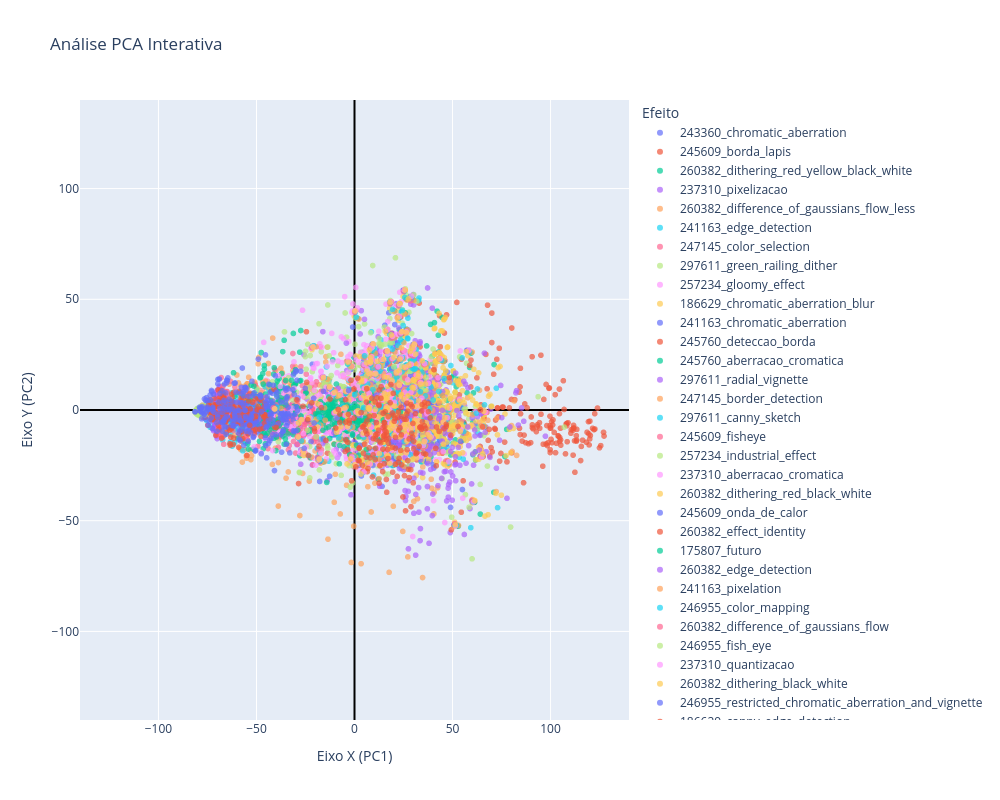

Notebook cell for this chart:
### Code cell
#Gráfico interativo para reconhecer os efeitos
import plotly.express as px
import pandas as pd
import numpy as np

nomes_dos_efeitos = [dataset.classes[label] for label in y]
df = pd.DataFrame({
    'Eixo X (PC1)': X_pca[:, 0],
    'Eixo Y (PC2)': X_pca[:, 1],
    'Efeito': nomes_dos_efeitos
})
fig = px.scatter(df, x='Eixo X (PC1)', y='Eixo Y (PC2)', color='Efeito', 
                 title="Análise PCA Interativa",
                 opacity=0.7)

limite_max = np.max(np.abs(X_pca)) * 1.1 
fig.update_xaxes(range=[-limite_max, limite_max], zeroline=True, zerolinewidth=2, zerolinecolor='black')
fig.update_yaxes(range=[-limite_max, limite_max], zeroline=True, zerolinewidth=2, zerolinecolor='black')

fig.update_layout(width=1000, height=800)
fig.show()

### Figure 1 — Plotly figure (JSON) as saved in the notebook; plotly's stock layout.template omitted (floating-point values rounded to 4 significant figures; data arrays with more than 128 entries replaced by an {"elided": "..."} marker saying what was removed)
{"data": [{"hovertemplate": "Efeito=243360_chromatic_aberration<br>Eixo X (PC1)=%{x}<br>Eixo Y (PC2)=%{y}<extra></extra>", "legendgroup": "243360_chromatic_aberration", "marker": {"color": "#636efa", "opacity": 0.7, "symbol": "circle"}, "mode": "markers", "name": "243360_chromatic_aberration", "showlegend": true, "type": "scattergl", "x": {"elided": "183 float values"}, "xaxis": "x", "y": {"elided": "183 float values"}, "yaxis": "y"}, {"hovertemplate": "Efeito=245609_borda_lapis<br>Eixo X (PC1)=%{x}<br>Eixo Y (PC2)=%{y}<extra></extra>", "legendgroup": "245609_borda_lapis", "marker": {"color": "#EF553B", "opacity": 0.7, "symbol": "circle"}, "mode": "markers", "name": "245609_borda_lapis", "showlegend": true, "type": "scattergl", "x": {"elided": "183 float values"}, "xaxis": "x", "y": {"elided": "183 float values"}, "yaxis": "y"}, {"hovertemplate": "Efeito=260382_dithering_red_yellow_black_white<br>Eixo X (PC1)=%{x}<br>Eixo Y (PC2)=%{y}<extra></extra>", "legendgroup": "260382_dithering_red_yellow_black_white", "marker": {"color": "#00cc96", "opacity": 0.7, "symbol": "circle"}, "mode": "markers", "name": "260382_dithering_red_yellow_black_white", "showlegend": true, "type": "scattergl", "x": {"elided": "183 float values"}, "xaxis": "x", "y": {"elided": "183 float values"}, "yaxis": "y"}, {"hovertemplate": "Efeito=237310_pixelizacao<br>Eixo X (PC1)=%{x}<br>Eixo Y (PC2)=%{y}<extra></extra>", "legendgroup": "237310_pixelizacao", "marker": {"color": "#ab63fa", "opacity": 0.7, "symbol": "circle"}, "mode": "markers", "name": "237310_pixelizacao", "showlegend": true, "type": "scattergl", "x": {"elided": "183 float values"}, "xaxis": "x", "y": {"elided": "183 float values"}, "yaxis": "y"}, {"hovertemplate": "Efeito=260382_difference_of_gaussians_flow_less<br>Eixo X (PC1)=%{x}<br>Eixo Y (PC2)=%{y}<extra></extra>", "legendgroup": "260382_difference_of_gaussians_flow_less", "marker": {"color": "#FFA15A", "opacity": 0.7, "symbol": "circle"}, "mode": "markers", "name": "260382_difference_of_gaussians_flow_less", "showlegend": true, "type": "scattergl", "x": {"elided": "183 float values"}, "xaxis": "x", "y": {"elided": "183 float values"}, "yaxis": "y"}, {"hovertemplate": "Efeito=241163_edge_detection<br>Eixo X (PC1)=%{x}<br>Eixo Y (PC2)=%{y}<extra></extra>", "legendgroup": "241163_edge_detection", "marker": {"color": "#19d3f3", "opacity": 0.7, "symbol": "circle"}, "mode": "markers", "name": "241163_edge_detection", "showlegend": true, "type": "scattergl", "x": {"elided": "183 float values"}, "xaxis": "x", "y": {"elided": "183 float values"}, "yaxis": "y"}, {"hovertemplate": "Efeito=247145_color_selection<br>Eixo X (PC1)=%{x}<br>Eixo Y (PC2)=%{y}<extra></extra>", "legendgroup": "247145_color_selection", "marker": {"color": "#FF6692", "opacity": 0.7, "symbol": "circle"}, "mode": "markers", "name": "247145_color_selection", "showlegend": true, "type": "scattergl", "x": {"elided": "183 float values"}, "xaxis": "x", "y": {"elided": "183 float values"}, "yaxis": "y"}, {"hovertemplate": "Efeito=297611_green_railing_dither<br>Eixo X (PC1)=%{x}<br>Eixo Y (PC2)=%{y}<extra></extra>", "legendgroup": "297611_green_railing_dither", "marker": {"color": "#B6E880", "opacity": 0.7, "symbol": "circle"}, "mode": "markers", "name": "297611_green_railing_dither", "showlegend": true, "type": "scattergl", "x": {"elided": "183 float values"}, "xaxis": "x", "y": {"elided": "183 float values"}, "yaxis": "y"}, {"hovertemplate": "Efeito=257234_gloomy_effect<br>Eixo X (PC1)=%{x}<br>Eixo Y (PC2)=%{y}<extra></extra>", "legendgroup": "257234_gloomy_effect", "marker": {"color": "#FF97FF", "opacity": 0.7, "symbol": "circle"}, "mode": "markers", "name": "257234_gloomy_effect", "showlegend": true, "type": "scattergl", "x": {"elided": "183 float values"}, "xaxis": "x", "y": {"elided": "183 float values"}, "yaxis": "y"}, {"hovertemplate": "Efeito=186629_chromatic_aberration_blur<br>Eixo X (PC1)=%{x}<br>Eixo Y (PC2)=%{y}<extra></extra>", "legendgroup": "186629_chromatic_aberration_blur", "marker": {"color": "#FECB52", "opacity": 0.7, "symbol": "circle"}, "mode": "markers", "name": "186629_chromatic_aberration_blur", "showlegend": true, "type": "scattergl", "x": {"elided": "183 float values"}, "xaxis": "x", "y": {"elided": "183 float values"}, "yaxis": "y"}, {"hovertemplate": "Efeito=241163_chromatic_aberration<br>Eixo X (PC1)=%{x}<br>Eixo Y (PC2)=%{y}<extra></extra>", "legendgroup": "241163_chromatic_aberration", "marker": {"color": "#636efa", "opacity": 0.7, "symbol": "circle"}, "mode": "markers", "name": "241163_chromatic_aberration", "showlegend": true, "type": "scattergl", "x": {"elided": "183 float values"}, "xaxis": "x", "y": {"elided": "183 float values"}, "yaxis": "y"}, {"hovertemplate": "Efeito=245760_deteccao_borda<br>Eixo X (PC1)=%{x}<br>Eixo Y (PC2)=%{y}<extra></extra>", "legendgroup": "245760_deteccao_borda", "marker": {"color": "#EF553B", "opacity": 0.7, "symbol": "circle"}, "mode": "markers", "name": "245760_deteccao_borda", "showlegend": true, "type": "scattergl", "x": {"elided": "183 float values"}, "xaxis": "x", "y": {"elided": "183 float values"}, "yaxis": "y"}, {"hovertemplate": "Efeito=245760_aberracao_cromatica<br>Eixo X (PC1)=%{x}<br>Eixo Y (PC2)=%{y}<extra></extra>", "legendgroup": "245760_aberracao_cromatica", "marker": {"color": "#00cc96", "opacity": 0.7, "symbol": "circle"}, "mode": "markers", "name": "245760_aberracao_cromatica", "showlegend": true, "type": "scattergl", "x": {"elided": "183 float values"}, "xaxis": "x", "y": {"elided": "183 float values"}, "yaxis": "y"}, {"hovertemplate": "Efeito=297611_radial_vignette<br>Eixo X (PC1)=%{x}<br>Eixo Y (PC2)=%{y}<extra></extra>", "legendgroup": "297611_radial_vignette", "marker": {"color": "#ab63fa", "opacity": 0.7, "symbol": "circle"}, "mode": "markers", "name": "297611_radial_vignette", "showlegend": true, "type": "scattergl", "x": {"elided": "183 float values"}, "xaxis": "x", "y": {"elided": "183 float values"}, "yaxis": "y"}, {"hovertemplate": "Efeito=247145_border_detection<br>Eixo X (PC1)=%{x}<br>Eixo Y (PC2)=%{y}<extra></extra>", "legendgroup": "247145_border_detection", "marker": {"color": "#FFA15A", "opacity": 0.7, "symbol": "circle"}, "mode": "markers", "name": "247145_border_detection", "showlegend": true, "type": "scattergl", "x": {"elided": "183 float values"}, "xaxis": "x", "y": {"elided": "183 float values"}, "yaxis": "y"}, {"hovertemplate": "Efeito=297611_canny_sketch<br>Eixo X (PC1)=%{x}<br>Eixo Y (PC2)=%{y}<extra></extra>", "legendgroup": "297611_canny_sketch", "marker": {"color": "#19d3f3", "opacity": 0.7, "symbol": "circle"}, "mode": "markers", "name": "297611_canny_sketch", "showlegend": true, "type": "scattergl", "x": {"elided": "183 float values"}, "xaxis": "x", "y": {"elided": "183 float values"}, "yaxis": "y"}, {"hovertemplate": "Efeito=245609_fisheye<br>Eixo X (PC1)=%{x}<br>Eixo Y (PC2)=%{y}<extra></extra>", "legendgroup": "245609_fisheye", "marker": {"color": "#FF6692", "opacity": 0.7, "symbol": "circle"}, "mode": "markers", "name": "245609_fisheye", "showlegend": true, "type": "scattergl", "x": {"elided": "183 float values"}, "xaxis": "x", "y": {"elided": "183 float values"}, "yaxis": "y"}, {"hovertemplate": "Efeito=257234_industrial_effect<br>Eixo X (PC1)=%{x}<br>Eixo Y (PC2)=%{y}<extra></extra>", "legendgroup": "257234_industrial_effect", "marker": {"color": "#B6E880", "opacity": 0.7, "symbol": "circle"}, "mode": "markers", "name": "257234_industrial_effect", "showlegend": true, "type": "scattergl", "x": {"elided": "183 float values"}, "xaxis": "x", "y": {"elided": "183 float values"}, "yaxis": "y"}, {"hovertemplate": "Efeito=237310_aberracao_cromatica<br>Eixo X (PC1)=%{x}<br>Eixo Y (PC2)=%{y}<extra></extra>", "legendgroup": "237310_aberracao_cromatica", "marker": {"color": "#FF97FF", "opacity": 0.7, "symbol": "circle"}, "mode": "markers", "name": "237310_aberracao_cromatica", "showlegend": true, "type": "scattergl", "x": {"elided": "183 float values"}, "xaxis": "x", "y": {"elided": "183 float values"}, "yaxis": "y"}, {"hovertemplate": "Efeito=260382_dithering_red_black_white<br>Eixo X (PC1)=%{x}<br>Eixo Y (PC2)=%{y}<extra></extra>", "legendgroup": "260382_dithering_red_black_white", "marker": {"color": "#FECB52", "opacity": 0.7, "symbol": "circle"}, "mode": "markers", "name": "260382_dithering_red_black_white", "showlegend": true, "type": "scattergl", "x": {"elided": "183 float values"}, "xaxis": "x", "y": {"elided": "183 float values"}, "yaxis": "y"}, {"hovertemplate": "Efeito=245609_onda_de_calor<br>Eixo X (PC1)=%{x}<br>Eixo Y (PC2)=%{y}<extra></extra>", "legendgroup": "245609_onda_de_calor", "marker": {"color": "#636efa", "opacity": 0.7, "symbol": "circle"}, "mode": "markers", "name": "245609_onda_de_calor", "showlegend": true, "type": "scattergl", "x": {"elided": "183 float values"}, "xaxis": "x", "y": {"elided": "183 float values"}, "yaxis": "y"}, {"hovertemplate": "Efeito=260382_effect_identity<br>Eixo X (PC1)=%{x}<br>Eixo Y (PC2)=%{y}<extra></extra>", "legendgroup": "260382_effect_identity", "marker": {"color": "#EF553B", "opacity": 0.7, "symbol": "circle"}, "mode": "markers", "name": "260382_effect_identity", "showlegend": true, "type": "scattergl", "x": {"elided": "183 float values"}, "xaxis": "x", "y": {"elided": "183 float values"}, "yaxis": "y"}, {"hovertemplate": "Efeito=175807_futuro<br>Eixo X (PC1)=%{x}<br>Eixo Y (PC2)=%{y}<extra></extra>", "legendgroup": "175807_futuro", "marker": {"color": "#00cc96", "opacity": 0.7, "symbol": "circle"}, "mode": "markers", "name": "175807_futuro", "showlegend": true, "type": "scattergl", "x": {"elided": "183 float values"}, "xaxis": "x", "y": {"elided": "183 float values"}, "yaxis": "y"}, {"hovertemplate": "Efeito=260382_edge_detection<br>Eixo X (PC1)=%{x}<br>Eixo Y (PC2)=%{y}<extra></extra>", "legendgroup": "260382_edge_detection", "marker": {"color": "#ab63fa", "opacity": 0.7, "symbol": "circle"}, "mode": "markers", "name": "260382_edge_detection", "showlegend": true, "type": "scattergl", "x": {"elided": "183 float values"}, "xaxis": "x", "y": {"elided": "183 float values"}, "yaxis": "y"}, {"hovertemplate": "Efeito=241163_pixelation<br>Eixo X (PC1)=%{x}<br>Eixo Y (PC2)=%{y}<extra></extra>", "legendgroup": "241163_pixelation", "marker": {"color": "#FFA15A", "opacity": 0.7, "symbol": "circle"}, "mode": "markers", "name": "241163_pixelation", "showlegend": true, "type": "scattergl", "x": {"elided": "183 float values"}, "xaxis": "x", "y": {"elided": "183 float values"}, "yaxis": "y"}, {"hovertemplate": "Efeito=246955_color_mapping<br>Eixo X (PC1)=%{x}<br>Eixo Y (PC2)=%{y}<extra></extra>", "legendgroup": "246955_color_mapping", "marker": {"color": "#19d3f3", "opacity": 0.7, "symbol": "circle"}, "mode": "markers", "name": "246955_color_mapping", "showlegend": true, "type": "scattergl", "x": {"elided": "183 float values"}, "xaxis": "x", "y": {"elided": "183 float values"}, "yaxis": "y"}, {"hovertemplate": "Efeito=260382_difference_of_gaussians_flow<br>Eixo X (PC1)=%{x}<br>Eixo Y (PC2)=%{y}<extra></extra>", "legendgroup": "260382_difference_of_gaussians_flow", "marker": {"color": "#FF6692", "opacity": 0.7, "symbol": "circle"}, "mode": "markers", "name": "260382_difference_of_gaussians_flow", "showlegend": true, "type": "scattergl", "x": {"elided": "183 float values"}, "xaxis": "x", "y": {"elided": "183 float values"}, "yaxis": "y"}, {"hovertemplate": "Efeito=246955_fish_eye<br>Eixo X (PC1)=%{x}<br>Eixo Y (PC2)=%{y}<extra></extra>", "legendgroup": "246955_fish_eye", "marker": {"color": "#B6E880", "opacity": 0.7, "symbol": "circle"}, "mode": "markers", "name": "246955_fish_eye", "showlegend": true, "type": "scattergl", "x": {"elided": "183 float values"}, "xaxis": "x", "y": {"elided": "183 float values"}, "yaxis": "y"}, {"hovertemplate": "Efeito=237310_quantizacao<br>Eixo X (PC1)=%{x}<br>Eixo Y (PC2)=%{y}<extra></extra>", "legendgroup": "237310_quantizacao", "marker": {"color": "#FF97FF", "opacity": 0.7, "symbol": "circle"}, "mode": "markers", "name": "237310_quantizacao", "showlegend": true, "type": "scattergl", "x": {"elided": "183 float values"}, "xaxis": "x", "y": {"elided": "183 float values"}, "yaxis": "y"}, {"hovertemplate": "Efeito=260382_dithering_black_white<br>Eixo X (PC1)=%{x}<br>Eixo Y (PC2)=%{y}<extra></extra>", "legendgroup": "260382_dithering_black_white", "marker": {"color": "#FECB52", "opacity": 0.7, "symbol": "circle"}, "mode": "markers", "name": "260382_dithering_black_white", "showlegend": true, "type": "scattergl", "x": {"elided": "183 float values"}, "xaxis": "x", "y": {"elided": "183 float values"}, "yaxis": "y"}, {"hovertemplate": "Efeito=246955_restricted_chromatic_aberration_and_vignette<br>Eixo X (PC1)=%{x}<br>Eixo Y (PC2)=%{y}<extra></extra>", "legendgroup": "246955_restricted_chromatic_aberration_and_vignette", "marker": {"color": "#636efa", "opacity": 0.7, "symbol": "circle"}, "mode": "markers", "name": "246955_restricted_chromatic_aberration_and_vignette", "showlegend": true, "type": "scattergl", "x": {"elided": "183 float values"}, "xaxis": "x", "y": {"elided": "183 float values"}, "yaxis": "y"}, {"hovertemplate": "Efeito=186629_canny_edge_detection<br>Eixo X (PC1)=%{x}<br>Eixo Y (PC2)=%{y}<extra></extra>", "legendgroup": "186629_canny_edge_detection", "marker": {"color": "#EF553B", "opacity": 0.7, "symbol": "circle"}, "mode": "markers", "name": "186629_canny_edge_detection", "showlegend": true, "type": "scattergl", "x": {"elided": "183 float values"}, "xaxis": "x", "y": {"elided": "183 float values"}, "yaxis": "y"}, {"hovertemplate": "Efeito=257234_blueprint_effect<br>Eixo X (PC1)=%{x}<br>Eixo Y (PC2)=%{y}<extra></extra>", "legendgroup": "257234_blueprint_effect", "marker": {"color": "#00cc96", "opacity": 0.7, "symbol": "circle"}, "mode": "markers", "name": "257234_blueprint_effect", "showlegend": true, "type": "scattergl", "x": {"elided": "183 float values"}, "xaxis": "x", "y": {"elided": "183 float values"}, "yaxis": "y"}, {"hovertemplate": "Efeito=260382_delete_later<br>Eixo X (PC1)=%{x}<br>Eixo Y (PC2)=%{y}<extra></extra>", "legendgroup": "260382_delete_later", "marker": {"color": "#ab63fa", "opacity": 0.7, "symbol": "circle"}, "mode": "markers", "name": "260382_delete_later", "showlegend": true, "type": "scattergl", "x": {"elided": "183 float values"}, "xaxis": "x", "y": {"elided": "183 float values"}, "yaxis": "y"}, {"hovertemplate": "Efeito=245760_dithering<br>Eixo X (PC1)=%{x}<br>Eixo Y (PC2)=%{y}<extra></extra>", "legendgroup": "245760_dithering", "marker": {"color": "#FFA15A", "opacity": 0.7, "symbol": "circle"}, "mode": "markers", "name": "245760_dithering", "showlegend": true, "type": "scattergl", "x": {"elided": "183 float values"}, "xaxis": "x", "y": {"elided": "183 float values"}, "yaxis": "y"}, {"hovertemplate": "Efeito=186629_color_splash<br>Eixo X (PC1)=%{x}<br>Eixo Y (PC2)=%{y}<extra></extra>", "legendgroup": "186629_color_splash", "marker": {"color": "#19d3f3", "opacity": 0.7, "symbol": "circle"}, "mode": "markers", "name": "186629_color_splash", "showlegend": true, "type": "scattergl", "x": {"elided": "183 float values"}, "xaxis": "x", "y": {"elided": "183 float values"}, "yaxis": "y"}, {"hovertemplate": "Efeito=175807_pixelular<br>Eixo X (PC1)=%{x}<br>Eixo Y (PC2)=%{y}<extra></extra>", "legendgroup": "175807_pixelular", "marker": {"color": "#FF6692", "opacity": 0.7, "symbol": "circle"}, "mode": "markers", "name": "175807_pixelular", "showlegend": true, "type": "scattergl", "x": {"elided": "183 float values"}, "xaxis": "x", "y": {"elided": "183 float values"}, "yaxis": "y"}, {"hovertemplate": "Efeito=243360_edge_detection<br>Eixo X (PC1)=%{x}<br>Eixo Y (PC2)=%{y}<extra></extra>", "legendgroup": "243360_edge_detection", "marker": {"color": "#B6E880", "opacity": 0.7, "symbol": "circle"}, "mode": "markers", "name": "243360_edge_detection", "showlegend": true, "type": "scattergl", "x": {"elided": "183 float values"}, "xaxis": "x", "y": {"elided": "183 float values"}, "yaxis": "y"}, {"hovertemplate": "Efeito=origin<br>Eixo X (PC1)=%{x}<br>Eixo Y (PC2)=%{y}<extra></extra>", "legendgroup": "origin", "marker": {"color": "#FF97FF", "opacity": 0.7, "symbol": "circle"}, "mode": "markers", "name": "origin", "showlegend": true, "type": "scattergl", "x": {"elided": "183 float values"}, "xaxis": "x", "y": {"elided": "183 float values"}, "yaxis": "y"}, {"hovertemplate": "Efeito=243360_radial_blur<br>Eixo X (PC1)=%{x}<br>Eixo Y (PC2)=%{y}<extra></extra>", "legendgroup": "243360_radial_blur", "marker": {"color": "#FECB52", "opacity": 0.7, "symbol": "circle"}, "mode": "markers", "name": "243360_radial_blur", "showlegend": true, "type": "scattergl", "x": {"elided": "183 float values"}, "xaxis": "x", "y": {"elided": "183 float values"}, "yaxis": "y"}, {"hovertemplate": "Efeito=175807_maria_e_sobel<br>Eixo X (PC1)=%{x}<br>Eixo Y (PC2)=%{y}<extra></extra>", "legendgroup": "175807_maria_e_sobel", "marker": {"color": "#636efa", "opacity": 0.7, "symbol": "circle"}, "mode": "markers", "name": "175807_maria_e_sobel", "showlegend": true, "type": "scattergl", "x": {"elided": "183 float values"}, "xaxis": "x", "y": {"elided": "183 float values"}, "yaxis": "y"}, {"hovertemplate": "Efeito=247145_twirl<br>Eixo X (PC1)=%{x}<br>Eixo Y (PC2)=%{y}<extra></extra>", "legendgroup": "247145_twirl", "marker": {"color": "#EF553B", "opacity": 0.7, "symbol": "circle"}, "mode": "markers", "name": "247145_twirl", "showlegend": true, "type": "scattergl", "x": {"elided": "183 float values"}, "xaxis": "x", "y": {"elided": "183 float values"}, "yaxis": "y"}], "layout": {"height": 800, "legend": {"title": {"text": "Efeito"}, "tracegroupgap": 0}, "title": {"text": "Análise PCA Interativa"}, "width": 1000, "xaxis": {"anchor": "y", "domain": [0, 1], "range": [-140.0, 140.0], "title": {"text": "Eixo X (PC1)"}, "zeroline": true, "zerolinecolor": "black", "zerolinewidth": 2}, "yaxis": {"anchor": "x", "domain": [0, 1], "range": [-140.0, 140.0], "title": {"text": "Eixo Y (PC2)"}, "zeroline": true, "zerolinecolor": "black", "zerolinewidth": 2}}}
